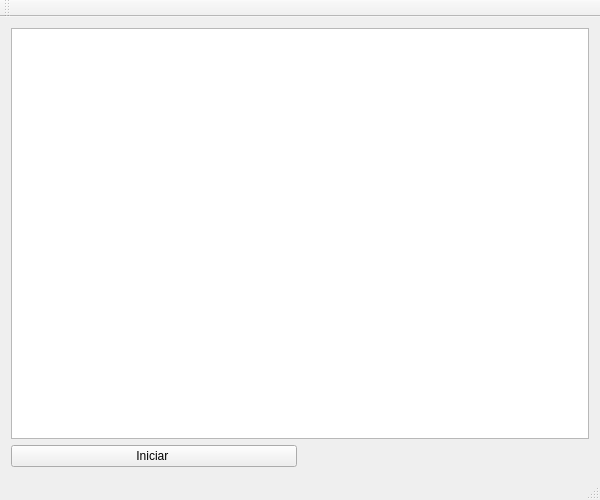
<?xml version="1.0" encoding="UTF-8"?>
<ui version="4.0">
 <class>MainWindow</class>
 <widget class="QMainWindow" name="MainWindow">
  <property name="geometry">
   <rect>
    <x>0</x>
    <y>0</y>
    <width>600</width>
    <height>500</height>
   </rect>
  </property>
  <property name="windowTitle">
   <string>MainWindow</string>
  </property>
  <widget class="QWidget" name="centralWidget">
   <layout class="QGridLayout" name="gridLayout">
    <item row="0" column="0" rowspan="2" colspan="2">
     <widget class="QGraphicsView" name="graphicsView"/>
    </item>
    <item row="2" column="0">
     <widget class="QPushButton" name="pushButton">
      <property name="text">
       <string>Iniciar </string>
      </property>
     </widget>
    </item>
   </layout>
  </widget>
  <widget class="QMenuBar" name="menuBar">
   <property name="geometry">
    <rect>
     <x>0</x>
     <y>0</y>
     <width>600</width>
     <height>22</height>
    </rect>
   </property>
  </widget>
  <widget class="QToolBar" name="mainToolBar">
   <attribute name="toolBarArea">
    <enum>TopToolBarArea</enum>
   </attribute>
   <attribute name="toolBarBreak">
    <bool>false</bool>
   </attribute>
  </widget>
  <widget class="QStatusBar" name="statusBar"/>
 </widget>
 <layoutdefault spacing="6" margin="11"/>
 <resources/>
 <connections/>
</ui>
